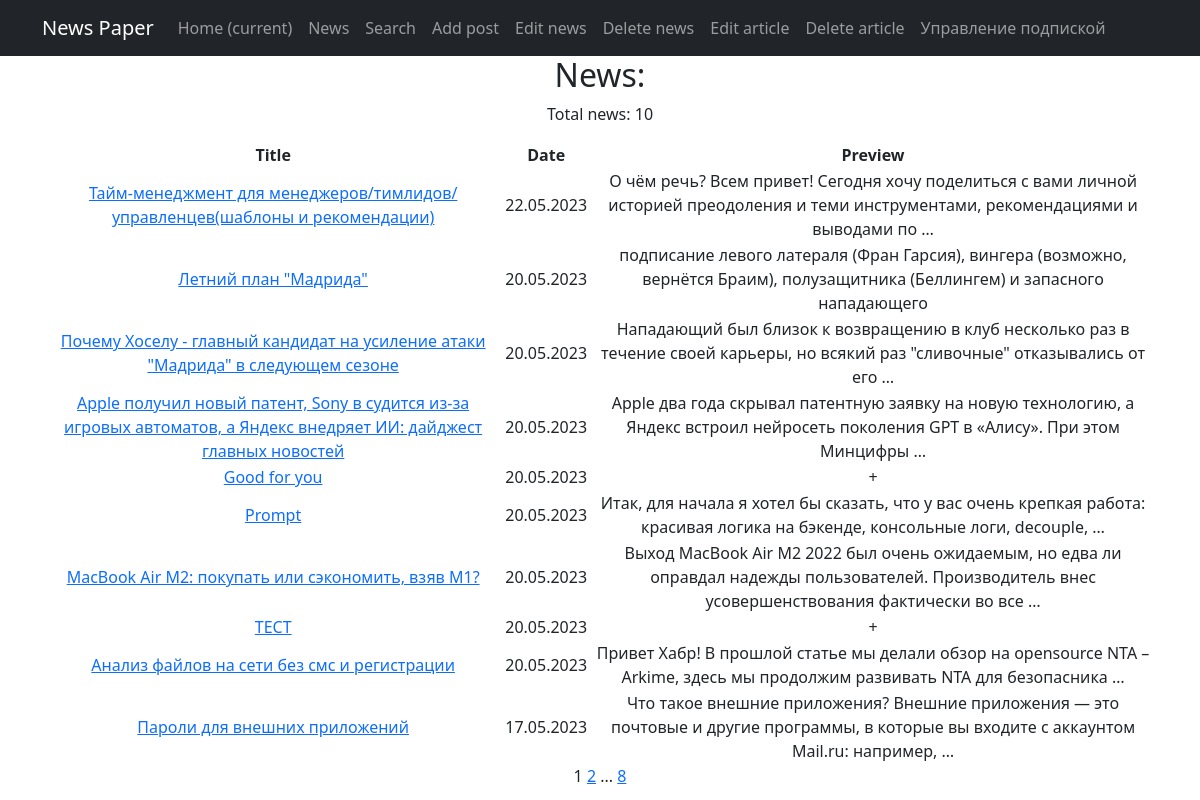
Page /news/ on the committed database.
### news/models.py (models this page shows, shortened)
class Post(models.Model):
    news = "N"
    article = "A"
    KIND_OF_POST = [
        (news, 'новость'),
        (article, 'статья')
    ]
    author = models.ForeignKey(Author, on_delete=models.CASCADE, related_name='posts')
    kind = models.CharField(max_length=1, choices=KIND_OF_POST)
    add_time = models.DateTimeField(auto_now_add=True)
    category = models.ManyToManyField(Category, "PostCategory")
    temporary_categories = models.ManyToManyField(Category, related_name="temporary_posts")
    title = models.CharField(max_length=255)
    content = models.TextField()
    content_rating = models.IntegerField(default=0)
    comments = models.ManyToManyField('Comment', related_name='post_comments')

### news/views.py (the view)
# urls.py: path('', NewsListView.as_view(), name='news_list'),
class NewsListView(ListView):
    model = Post
    ordering = ['-id']
    template_name = 'news_list.html'
    context_object_name = 'posts'
    paginate_by = 10
    def get_context_data(self, **kwargs):
        context = super().get_context_data(**kwargs)
        is_author = self.request.user.groups.filter(name='authors').exists()
        context['is_author'] = is_author
        return context

### news/templatetags/custom_filters.py (called while the page is built)
@register.filter()
def censor(value):
    if isinstance(value, str):
        for word in censored_words:
            if word.lower() in value.lower():
                value = value.replace(word, word[0] + '*' * (len(word) - 1))
        return value
    else:
        raise ValueError('Value must be a string')

### templates/news_list.html (shortened to what this page needs)
{% extends 'flatpages/default.html' %}
{% load custom_filters %}
{% block content %}
<h2>News:</h2>
<p>Total news: {{ posts|length }}</p>
<table>
  <thead>
  <tr>
    <th>Title</th>
    <th>Date</th>
    <th>Preview</th>
  </tr>
  </thead>
  <tbody>
  {% for post in posts %}
  <tr>
    <td><a href="{% url 'news_detail' post.id %}">{{ post.title|censor}}</a></td>
    <td>{{ post.add_time|date:"d.m.Y" }}</td>
    <td>{{ post.content|censor|truncatewords:20 }}</td>
  </tr>
  {% endfor %}
  </tbody>
</table>
{{ page_obj.number }}
{% if page_obj.has_next %}
<a href="?page={{ page_obj.next_page_number }}">{{ page_obj.next_page_number }}</a>
{% if paginator.num_pages != page_obj.next_page_number %}
...
<a href="?page={{ page_obj.paginator.num_pages }}">{{ page_obj.paginator.num_pages }}</a>
{% endif %}
{% endif %}
{% endblock %}

### templates/flatpages/default.html (shortened to what this page needs)
<!DOCTYPE html>
<html lang="en">
<head>
  {% load static %}
  <link href="{% static 'css/styles.css' %}" rel="stylesheet"/>
</head>
<body>
<nav class="navbar navbar-expand-lg navbar-dark bg-dark static top">
  <div class="container">
    <a class="navbar-brand" href="#">News Paper</a>
    <div class="collapse navbar-collapse" id="navbarResponsive">
      <ul class="navbar-nav ml-auto">
        <li class="nav-item active"><a class="nav-link" href="#">Home
          <span class="sr-only">(current)</span>
        </a>
        </li>
        <li class="nav-item">
          <a class="nav-link" href="/news/">News</a>
        </li>
        <li class="nav-item">
          <a class="nav-link" href="/news/search">Search</a>
        </li>
        <li class="nav-item">
          <a class="nav-link" href="/news/create/">Add post</a>
        </li>
        <li class="nav-item">
          <a class="nav-link" href="/news/2/edit/">Edit news</a>
        </li>
        <li class="nav-item">
          <a class="nav-link" href="/news/2/delete/">Delete news</a>
        </li>
        <li class="nav-item">
          <a class="nav-link" href="/articles/2/edit/">Edit article</a>
        </li>
        <li class="nav-item">
          <a class="nav-link" href="/articles/2/delete/">Delete article</a>
        </li>
        <li class="nav-item">
          <a class="nav-link" href="{% url 'categories_list' %}">Управление подпиской</a>
        </li>
      </ul>
    </div>
  </div>
</nav>
<div class="container">
  <div class="row">
    <div class="col-lg-12 text-center">
      {% block content %}{% endblock content %}
    </div>
  </div>
</div>
</body>
</html>

### rows in the picture
Post: title|censor "Тайм-менеджмент для менеджеров/тимлидов/управленцев(шаблоны и рекомендации)", add_time "22.05.2023", content|censor "О чём речь? Всем привет! Сегодня хочу поделиться с вами личной историей преодоления и теми инструментами, рекомендациями и выводами по …"
Post: title|censor "Летний план \"Мадрида\"", add_time "20.05.2023", content|censor "подписание левого латераля (Фран Гарсия), вингера (возможно, вернётся Браим), полузащитника (Беллингем) и запасного нападающего"
Post: title|censor "Почему Хоселу - главный кандидат на усиление атаки \"Мадрида\" в следующем сезоне", add_time "20.05.2023", content|censor "Нападающий был близок к возвращению в клуб несколько раз в течение своей карьеры, но всякий раз \"сливочные\" отказывались от его …"
Post: title|censor "Apple получил новый патент, Sony в судится из-за игровых автоматов, а Яндекс внедряет ИИ: дайджест главных новостей", add_time "20.05.2023", content|censor "Apple два года скрывал патентную заявку на новую технологию, а Яндекс встроил нейросеть поколения GPT в «Алису». При этом Минцифры …"
Post: title|censor "Good for you", add_time "20.05.2023", content|censor "+"
Post: title|censor "Prompt", add_time "20.05.2023", content|censor "Итак, для начала я хотел бы сказать, что у вас очень крепкая работа: красивая логика на бэкенде, консольные логи, decouple, …"
Post: title|censor "MacBook Air M2: покупать или сэкономить, взяв M1?", add_time "20.05.2023", content|censor "Выход MacBook Air M2 2022 был очень ожидаемым, но едва ли оправдал надежды пользователей. Производитель внес усовершенствования фактически во все …"
Post: title|censor "ТЕСТ", add_time "20.05.2023", content|censor "+"
Post: title|censor "Анализ файлов на сети без смс и регистрации", add_time "20.05.2023", content|censor "Привет Хабр! В прошлой статье мы делали обзор на opensource NTA – Arkime, здесь мы продолжим развивать NTA для безопасника …"
Post: title|censor "Пароли для внешних приложений", add_time "17.05.2023", content|censor "Что такое внешние приложения? Внешние приложения — это почтовые и другие программы, в которые вы входите с аккаунтом Mail.ru: например, …"

### other values in the picture
{{ posts|length }} "10"
{{ page_obj.number }} "1"
{{ page_obj.next_page_number }} "2"
{{ page_obj.paginator.num_pages }} "8"
